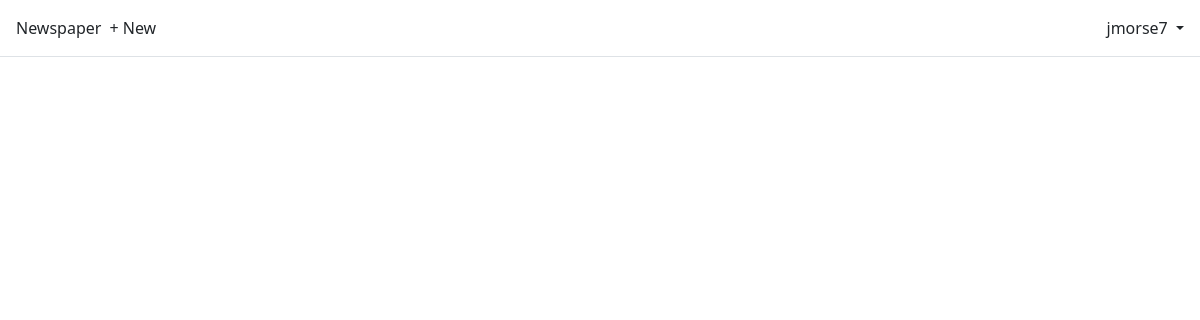
/articles/ (signed in), run on an earlier commit of the app's database.
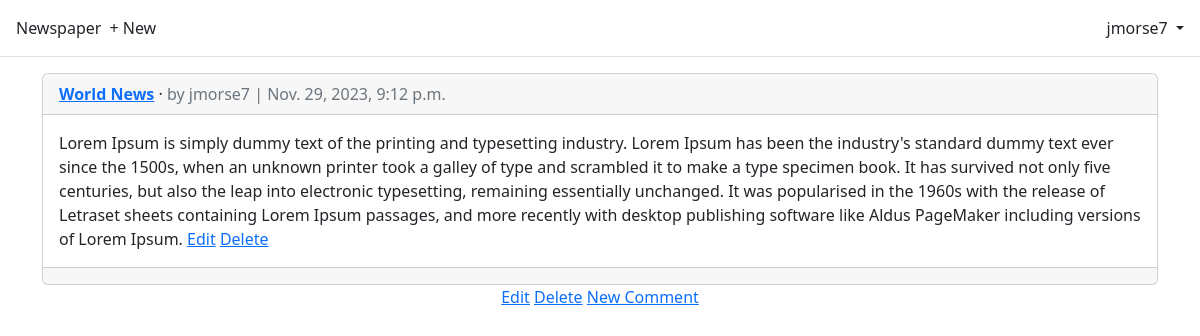
And on a later commit of the database.
### accounts/models.py (models this page shows)
class CustomUser(AbstractUser):
    age = models.PositiveIntegerField(null=True, blank=True)

### articles/models.py (models this page shows, shortened)
class Article(models.Model):
    title = models.CharField(max_length=255)
    body = models.TextField()
    date = models.DateTimeField(auto_now_add=True)
    author = models.ForeignKey(
        settings.AUTH_USER_MODEL,
        on_delete=models.CASCADE,
    )
    def get_absolute_url(self):
        return reverse("article_detail", kwargs={"pk": self.pk})

### articles/views.py (the view)
# urls.py: path("", ArticleListView.as_view(), name="article_list"),
class ArticleListView(LoginRequiredMixin, ListView):
    model = Article
    template_name = "article_list.html"

### templates/article_list.html (shortened to what this page needs)
{% extends "base.html" %}
{% block content %}
{% for article in article_list %}
<div class="card">
    <div class="card-header">
        <span class="fw-bold">
            <a href="{{ article.get_absolute_url }}">{{ article.title }}</a>
        </span> &middot;
        <span class="text-muted">by {{ article.author }} |
            {{ article.date }}</span>
    </div>
    <div class="card-body">
        {{ article.body }}
        {% if article.author.pk == request.user.pk %}
        <a href="{% url 'article_edit' article.pk %}">Edit</a>
        <a href="{% url 'article_delete' article.pk %}">Delete</a>
        {% endif %}
    </div>
    <div class="card-footer">
    </div>
    </div>
    <div class="card-footer text-center text-muted">
        {% if article.author.pk == request.user.pk %}
        <a href="{% url 'article_edit' article.pk %}">Edit</a>
        <a href="{% url 'article_delete' article.pk %}">Delete</a>
        {% endif %}
        <a href="{{ article.get_absolute_url }}">New Comment</a>
    </div>
</div>
<br />
{% endfor %}
{% endblock content %}

### templates/base.html (shortened to what this page needs)
<!DOCTYPE html>
<html>
<head>
    <link href="https://cdn.jsdelivr.net/npm/bootstrap@5.2.3/dist/css/bootstrap.min.css" rel="stylesheet">
</head>
<body>
    <header class="p-3 mb-3 border-bottom">
        <div class="d-flex align-items-center justify-content-between">
            <div class="d-flex align-items-center">
                <a class="navbar-brand" href="{% url 'home' %}">Newspaper</a>
                {% if user.is_authenticated %}
                    <a href="{% url 'article_new' %}" class="nav-link px-2 link-dark">+ New</a>
                {% endif %}
            </div>
            <div class="dropdown text-end">
                <a href="#" class="d-block link-dark text-decoration-none dropdown-toggle" id="dropdownUser1" data-bs-toggle="dropdown" aria-expanded="false">
                    {{ user.username }}
                </a>
            </div>
        </div>
    </header>
    <main>
        <div class="container">
            {% block content %}
            {% endblock content %}
        </div>
    </main>
</body>
</html>

What changed in the data, as far as the page shows it:
added Article: title "World News", author "jmorse7", date "Nov. 29, 2023, 9:12 p.m.", body "Lorem Ipsum is simply dummy text of the printing and typesetting industry. Lorem Ipsum has been the industry's standard dummy text ever since the 1500s, when an unknown printer took a galley of type and scrambled it to make a type specimen book. It has survived not only five centuries, but also the leap into electronic typesetting, remaining essentially unchanged. It was popularised in the 1960s with the release of Letraset sheets containing Lorem Ipsum passages, and more recently with desktop publishing software like Aldus PageMaker including versions of Lorem Ipsum.", shows "Edit", shows "Delete"
